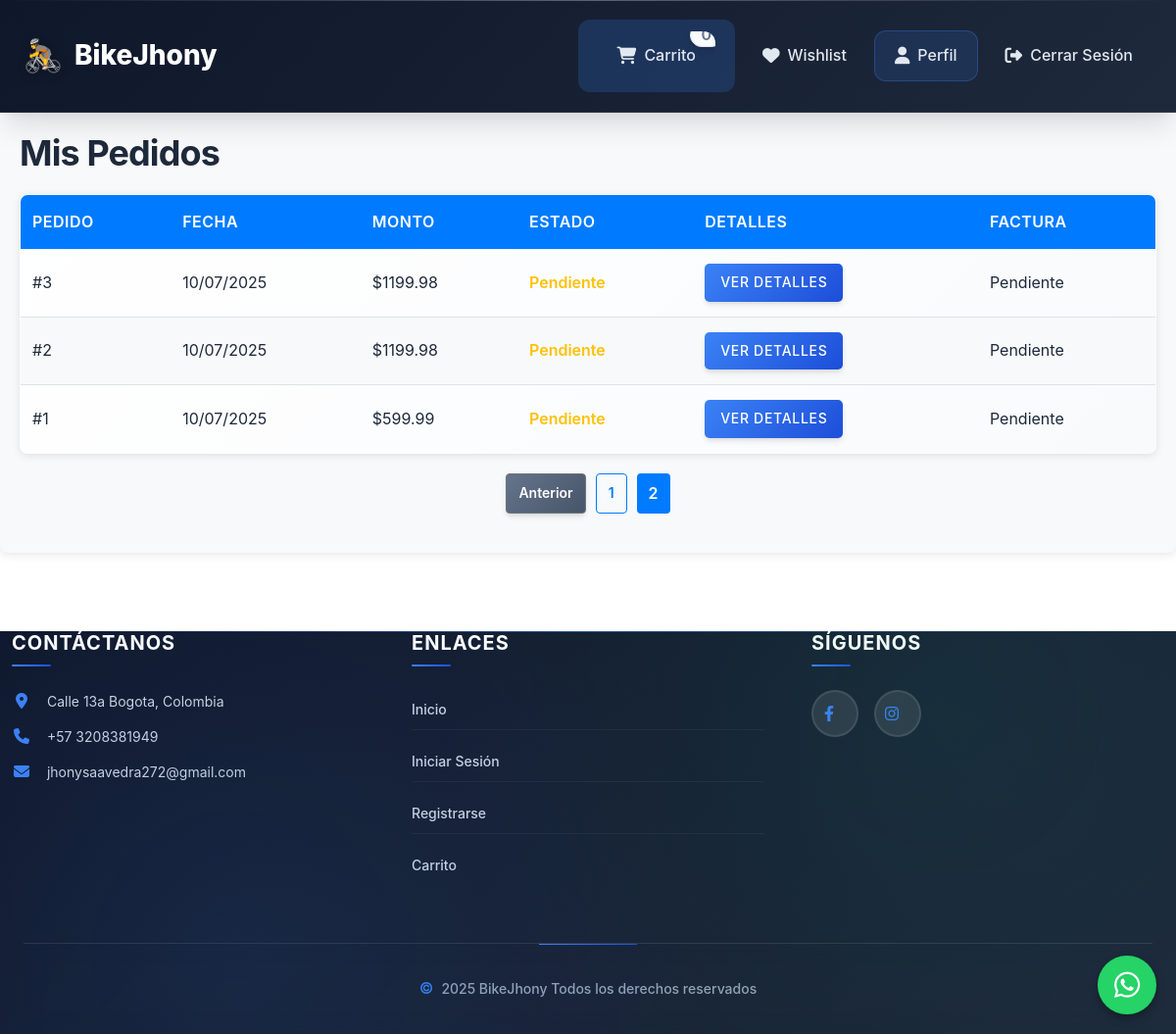
Page /dashboard/mis_pedidos?page=2 (signed in) on the committed database.
### models/pedido.py (models this page shows)
class Pedido(db.Model):
    __tablename__ = 'pedidos'
    id = db.Column(db.Integer, primary_key=True)
    usuario_id = db.Column(db.Integer, db.ForeignKey('usuarios.id'))
    direccion_id = db.Column(db.Integer, db.ForeignKey('direcciones.id'))
    monto_total = db.Column(db.Numeric(10, 2), nullable=False)
    metodo_pago = db.Column(db.String(20), nullable=False)
    estado = db.Column(db.String(20), default='pendiente')
    fecha_creacion = db.Column(db.DateTime, default=db.func.current_timestamp())
    usuario = db.relationship('User', backref='pedidos')
    detalles = db.relationship('DetallePedido', back_populates='pedido', lazy=True)
    direccion = db.relationship('Direccion', backref='pedidos')

### routes/dashboard.py (the view)
@dashboard_bp.route('/mis_pedidos')
@login_required
def mis_pedidos():
    if current_user.rol != 'cliente':
        flash('Acceso denegado', 'danger')
        return redirect(url_for('dashboard.client_dashboard'))
    page = request.args.get('page', 1, type=int)
    per_page = 10  # Pedidos por página
    pedidos_paginated = Pedido.query.filter_by(usuario_id=current_user.id).order_by(Pedido.fecha_creacion.desc()).paginate(page=page, per_page=per_page, error_out=False)
    return render_template('mis_pedidos.html', pedidos=pedidos_paginated.items, pagination=pedidos_paginated)

### app.py (called while the page is built)
@login_manager.user_loader
def load_user(user_id):
    return db.session.get(User, int(user_id))

### templates/mis_pedidos.html (shortened to what this page needs)
{% extends 'base.html' %}
{% block extra_css %}
<link rel="stylesheet" href="{{ url_for('static', filename='css/mis_pedidos.css') }}">
{% endblock %}
{% block content %}
<div class="mis-pedidos-container">
    <h2>Mis Pedidos</h2>
    {% if pedidos %}
    <table class="cart-table">
        <thead>
            <tr>
                <th>Pedido</th>
                <th>Fecha</th>
                <th>Monto</th>
                <th>Estado</th>
                <th>Detalles</th>
                <th>Factura</th>
            </tr>
        </thead>
        <tbody>
            {% for pedido in pedidos %}
            <tr>
                <td data-label="Pedido">#{{ pedido.id }}</td>
                <td data-label="Fecha">{{ pedido.fecha_creacion.strftime('%d/%m/%Y') }}</td>
                <td data-label="Monto">${{ "%.2f"|format(pedido.monto_total) }}</td>
                <td data-label="Estado" class="status-{{ pedido.estado }}">{{ pedido.estado|title }}</td>
                <td data-label="Detalles">
                    <a href="{{ url_for('dashboard.pedido_detalle', pedido_id=pedido.id) }}" class="btn btn-primary">Ver Detalles</a>
                </td>
                <td data-label="Factura">
                    {% if pedido.estado == 'pagado' %}
                    <a href="{{ url_for('cart.descargar_factura', pedido_id=pedido.id) }}" class="btn btn-primary">Descargar Factura</a>
                    {% else %}
                    Pendiente
                    {% endif %}
                </td>
            </tr>
            {% endfor %}
        </tbody>
    </table>
    <div class="pagination">
        {% if pagination.has_prev %}
            <a href="{{ url_for('dashboard.mis_pedidos', page=pagination.prev_num) }}" class="btn btn-secondary">Anterior</a>
        {% endif %}
        {% for page_num in pagination.iter_pages() %}
            {% if page_num %}
                {% if page_num == pagination.page %}
                    <span class="current-page">{{ page_num }}</span>
                {% else %}
                    <a href="{{ url_for('dashboard.mis_pedidos', page=page_num) }}" class="btn btn-outline">{{ page_num }}</a>
                {% endif %}
            {% else %}
                <span class="pagination-dots">...</span>
            {% endif %}
        {% endfor %}
    </div>
    {% else %}
    <p>No tienes pedidos aún. <a href="{{ url_for('products.index') }}">¡Explora nuestros productos!</a></p>
    {% endif %}
</div>
{% endblock %}

### static/css/main.css (style rules this page uses)
:root { --primary-color: #3b82f6; --primary-hover: #2563eb; --primary-light: #dbeafe; --secondary-color: #64748b; --secondary-hover: #475569; --success-color: #10b981; --success-light: #d1fae5; --danger-color: #ef4444; --danger-light: #fee2e2; --warning-color: #f59e0b; --warning-light: #fef3c7; --dark-color: #0f172a; --light-color: #f8fafc; --background-color: #ffffff; --surface-color: #f1f5f9; --border-color: #e2e8f0; --border-hover: #cbd5e1; --text-color: #1e293b; --text-muted: #64748b; --text-light: #94a3b8; --shadow-sm: 0 1px 2px 0 rgba(0, 0, 0, 0.05); --shadow: 0 4px 6px -1px rgba(0, 0, 0, 0.1), 0 2px 4px -1px rgba(0, 0, 0, 0.06); --shadow-md: 0 10px 15px -3px rgba(0, 0, 0, 0.1), 0 4px 6px -2px rgba(0, 0, 0, 0.05); --shadow-lg: 0 20px 25px -5px rgba(0, 0, 0, 0.1), 0 10px 10px -5px rgba(0, 0, 0, 0.04); --shadow-xl: 0 25px 50px -12px rgba(0, 0, 0, 0.25); --border-radius: 12px; --border-radius-sm: 8px; --border-radius-lg: 16px; --border-radius-xl: 24px; --transition: all 0.3s cubic-bezier(0.4, 0, 0.2, 1); --transition-fast: all 0.15s cubic-bezier(0.4, 0, 0.2, 1); --gradient-primary: linear-gradient(135deg, #3b82f6 0%, #1d4ed8 100%); --gradient-secondary: linear-gradient(135deg, #64748b 0%, #475569 100%); --gradient-surface: linear-gradient(135deg, #ffffff 0%, #f8fafc 100%); --gradient-dark: linear-gradient(135deg, #0f172a 0%, #1e293b 100%); }
* { margin: 0; padding: 0; box-sizing: border-box; }
*::before, *::after { box-sizing: border-box; }
body { font-family: "Inter", -apple-system, BlinkMacSystemFont, "Segoe UI", Roboto, "Helvetica Neue", Arial, sans-serif; line-height: 1.6; color: var(--text-color); background: var(--background-color); font-feature-settings: "kern" 1, "liga" 1; -webkit-font-smoothing: antialiased; -moz-osx-font-smoothing: grayscale; scroll-behavior: smooth; }
h1, h2, h3, h4, h5, h6 { font-weight: 700; line-height: 1.2; margin-bottom: 1rem; color: var(--text-color); letter-spacing: -0.025em; }
h2 { font-size: 2.25rem; font-weight: 700; }
a { color: var(--primary-color); text-decoration: none; transition: var(--transition); position: relative; }
.btn { display: inline-flex; align-items: center; justify-content: center; padding: 0.875rem 1.75rem; font-size: 0.875rem; font-weight: 600; border-radius: var(--border-radius); border: none; cursor: pointer; transition: var(--transition); text-decoration: none; gap: 0.5rem; position: relative; overflow: hidden; white-space: nowrap; user-select: none; transform: translateY(0); }
.btn::before { content: ""; position: absolute; top: 0; left: -100%; width: 100%; height: 100%; background: linear-gradient(90deg, transparent, rgba(255, 255, 255, 0.2), transparent); transition: left 0.5s; }
.btn-primary { background: var(--gradient-primary); color: white; box-shadow: var(--shadow); }
.btn-secondary { background: var(--gradient-secondary); color: white; box-shadow: var(--shadow); }
.btn-outline { background: transparent; border: 2px solid var(--primary-color); color: var(--primary-color); backdrop-filter: blur(10px); }

### static/css/styles.css (style rules this page uses)
.btn-primary { background: var(--gradient-primary); border: 2px solid transparent; color: white; font-weight: 600; text-transform: uppercase; letter-spacing: 0.05em; box-shadow: var(--shadow); position: relative; overflow: hidden; }
.btn-primary::before { content: ""; position: absolute; top: 0; left: -100%; width: 100%; height: 100%; background: linear-gradient(90deg, transparent, rgba(255, 255, 255, 0.3), transparent); transition: left 0.5s; }

### static/css/cart.css (style rules this page uses)
.cart-table { width: 100%; background: var(--gradient-surface); border-radius: var(--border-radius-lg); overflow: hidden; box-shadow: var(--shadow-lg); margin-bottom: 3rem; border: 1px solid var(--border-color); backdrop-filter: blur(20px); }

### rows in the picture
Pedido: id "3", fecha_creacion "10/07/2025", monto_total "1199.98", estado "Pendiente"
Pedido: id "2", fecha_creacion "10/07/2025", monto_total "1199.98", estado "Pendiente"
Pedido: id "1", fecha_creacion "10/07/2025", monto_total "599.99", estado "Pendiente"

### other values in the picture
{{ page_num }} "1"
{{ page_num }} "2"
